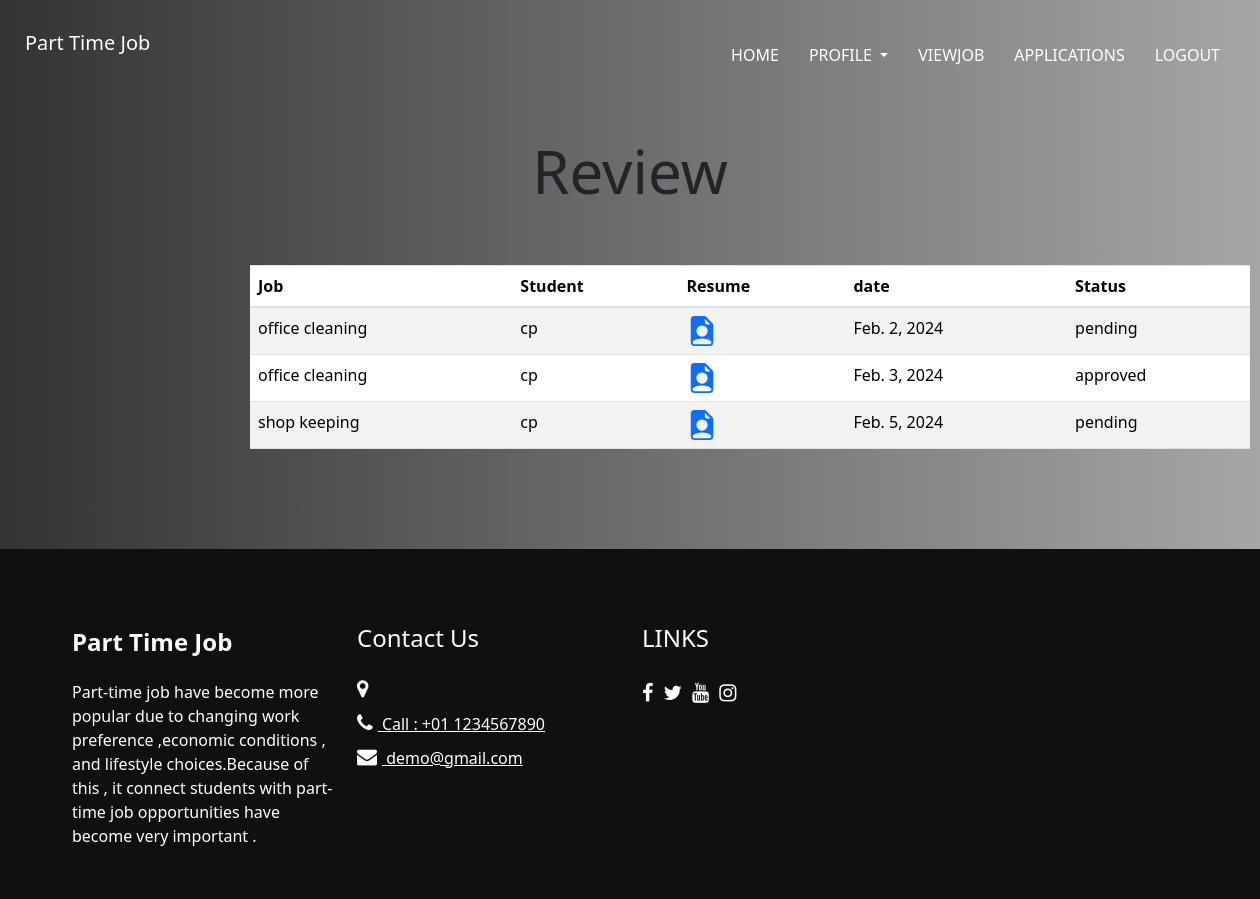
Before: /stdreview (signed in) with the older database file.
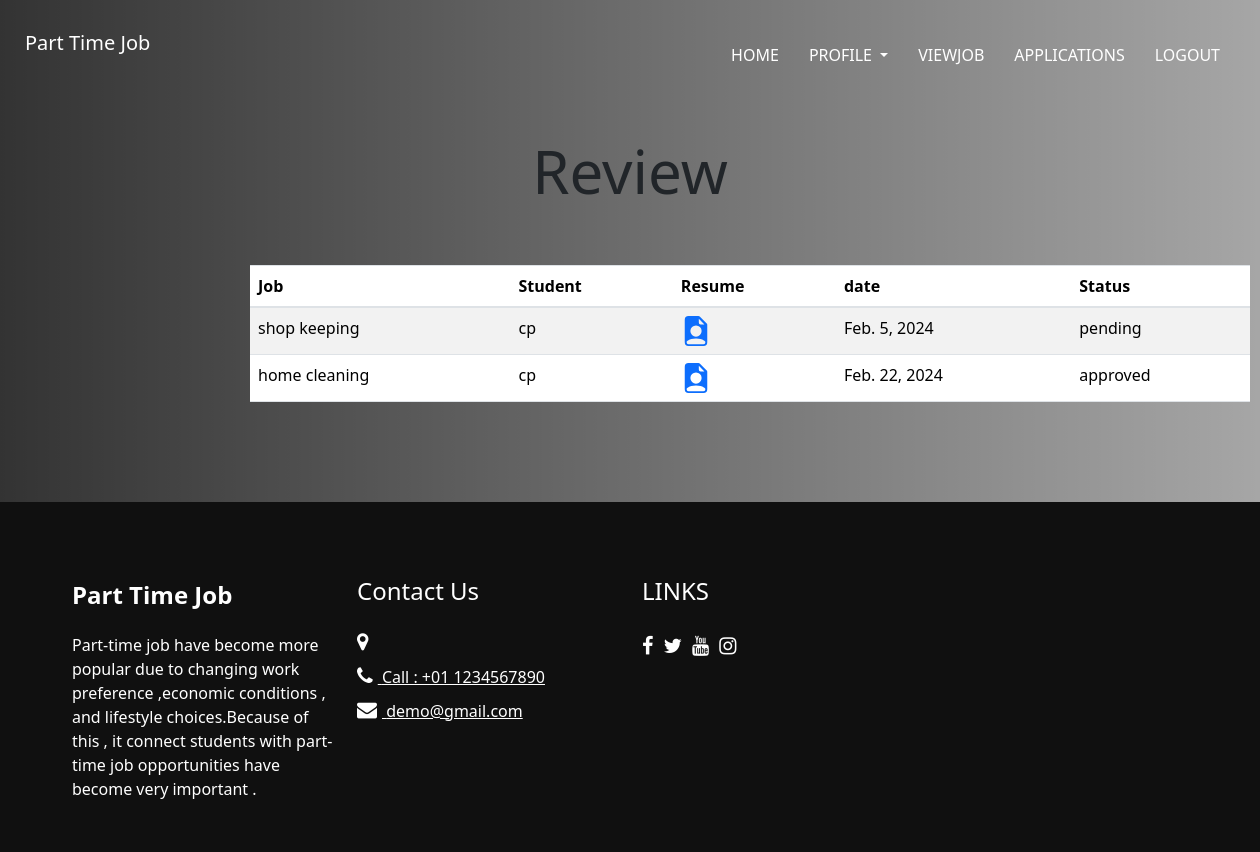
After: the same page with the newer database file.
### jobportal/models.py (models this page shows, shortened)
class Application(models.Model):
    application_choices = (
        ('pending','pending'),
        ('approved', 'approved'),
        ('rejected', 'rejected'),
    )
    job_id=models.ForeignKey(Job,on_delete=models.CASCADE,null=True)
    std_id=models.ForeignKey(Student,on_delete=models.CASCADE,null=True)
    date=models.DateField(default=timezone.now,null=True)
    status=models.CharField(max_length=50,choices=application_choices, default='pending')
    username=models.CharField(max_length=50,null=True)
    description=models.CharField(max_length=100,null=True)

class Job(models.Model):
    agency_id=models.ForeignKey(Agency,on_delete=models.CASCADE,null=True)
    jobname=models.CharField(max_length=30,null=True)
    location=models.CharField(max_length=40,null=True)
    salary=models.IntegerField(null=True)
    description=models.CharField(max_length=70,null=True)

class Student(models.Model):
    login_id = models.ForeignKey(Login1, on_delete=models.CASCADE, null=True)
    first_name = models.CharField(max_length=30,null=True)
    last_name = models.CharField(max_length=30,null=True)
    email = models.EmailField(max_length=30, null=True)
    address = models.CharField(max_length=100, null=True)
    gender = models.CharField(max_length=30, null=True)
    phone = models.IntegerField(null=True)
    qualification = models.CharField(max_length=30, null=True)
    resume = models.FileField(null=True)

class Login1(models.Model):
    username=models.CharField(max_length=30,null=True)
    password=models.IntegerField(null=True)
    usertype=models.IntegerField(null=True)

### jobportal/views.py (the view)
# urls.py: path('stdreview',views.stdreview,name="stdreview"),
def stdreview(request):
    id=request.session['id']
    reviewdata=Login1.objects.get(id=id)
    user=Student.objects.get(login_id=reviewdata)
    data=Application.objects.filter(std_id=user)
    return render(request,'student/stdreview.html',{'data':data})

### templates/student/stdreview.html (shortened to what this page needs)
<!DOCTYPE html>
<html>
<head>
  {% load static %}
  <link rel="stylesheet" type="text/css" href="{% static 'css/bootstrap.css' %}" />
   <link href="{% static 'style.css' %}" rel="stylesheet" />
  <link href="{% static 'css/style.scss' %}" rel="stylesheet" />
  <link href="{% static 'css/responsive.css' %}" rel="stylesheet" />
  <link href="https://cdn.jsdelivr.net/npm/bootstrap@5.3.2/dist/css/bootstrap.min.css" rel="stylesheet">
</head>
<body>
  <div class="hero_area">
    <div class="hero_bg_box">
      <div class="img-box">
      </div>
    </div>
    <header class="header_section">
      <nav class="navbar navbar-expand-lg custom_nav-container">
        <div class="container-fluid">
          <a class="navbar-brand" href="#" style="color: white">Part Time Job</a>
          <div class="collapse navbar-collapse ml-auto" id="navbarSupportedContent">
              <ul class="navbar-nav  ">
              <li class="nav-item">
                <a class="nav-link active" aria-current="page" href="{% url 'stdhome' %}">Home</a>
              </li>
              <li class="nav-item dropdown">
                <a class="nav-link dropdown-toggle" href="#" role="button" data-bs-toggle="dropdown" aria-expanded="false">
                  Profile
                </a>
              </li>
              <li class="nav-item">
                <a class="nav-link active" aria-current="page" href="{% url 'jobnotapplied' %}">ViewJob</a>
              </li>
              <li class="nav-item">
                <a class="nav-link active" aria-current="page" href="{% url 'stdreview' %}">Applications</a>
              </li>
              <li class="nav-item">
                <a class="nav-link active" aria-current="page" href="{% url 'aslogout' %}">Logout</a>
              </li>
            </ul>
          </div>
        </div>
      </nav>
    </header>
<h1 class="log">Review</h1>
<table  style=" width:1000px;margin-left: 250px;margin-bottom: 100px" class="table table-striped"  >
    <thead>
    <th>Job</th>
    <th>Student</th>
    <th>Resume</th>
    <th>date</th>
    <th>Status</th>
    </thead>
    <tbody>
    {% for i in data %}
    <tr>
        <td>{{i.job_id.jobname}}</td>
        <td>{{i.std_id.login_id.username}}</td>
      <td><a href="{{i.std_id.resume}}"></a></td>
        <td>{{i.date}}</td>
        <td class="status-{{i.status}}">{{i.status}}</td>
    </tr>
    {% endfor %}
    </tbody>
</table>
  <section class="info_section ">
    <div class="container">
      <div class="row">
        <div class="col-md-3">
          <div class="info_logo">
            <a class="navbar-brand" href="{% url 'index' %}">
              <span>
                Part Time Job
              </span>
            </a>
            <p>
              Part-time job have become more popular due to changing work preference
              ,economic conditions , and lifestyle choices.Because of this , it connect
              students with part-time job opportunities have become very important .
            </p>
          </div>
        </div>
        <div class="col-md-3">
          <div class="info_info">
            <h5>
              Contact Us
            </h5>
          </div>
          <div class="info_contact">
            <a href="" class="">
              <i class="fa fa-map-marker" aria-hidden="true"></i>
            </a>
            <a href="" class="">
              <i class="fa fa-phone" aria-hidden="true"></i>
              <span>
                Call : +01 1234567890
              </span>
            </a>
            <a href="" class="">
              <i class="fa fa-envelope" aria-hidden="true"></i>
              <span>
                demo@gmail.com
              </span>
            </a>
          </div>
        </div>
        <div class="col-md-3">
          <div class="info_form ">
            <h5>
              LINKS
            </h5>
            <div class="social_box">
              <a href="">
                <i class="fa fa-facebook" aria-hidden="true" title="facebook"></i>
              </a>
              <a href="">
                <i class="fa fa-twitter" aria-hidden="true" title="twitter"></i>
              </a>
              <a href="">
                <i class="fa fa-youtube" aria-hidden="true" title="youtube"></i>
              </a>
              <a href="">
                <i class="fa fa-instagram" aria-hidden="true" title="instagram"></i>
              </a>
            </div>
          </div>
        </div>
      </div>
    </div>
  </section>
      <link rel="stylesheet" href="{% static 'css/formstyle.css' %} ">
</body>
</html>

### static/style.css (style rules this page uses)
body { font-family: "Poppins", sans-serif; color: #0c0c0c; background-color: #ffffff; }
.hero_area { min-height: 100vh; display: -webkit-box; display: -ms-flexbox; display: flex; -webkit-box-orient: vertical; -webkit-box-direction: normal; -ms-flex-direction: column; flex-direction: column; position: relative; }
.hero_bg_box { position: absolute; top: 0; left: 0; width: 100%; height: 100%; overflow: hidden; z-index: -1; display: -webkit-box; display: -ms-flexbox; display: flex; -webkit-box-pack: center; -ms-flex-pack: center; justify-content: center; }
.hero_bg_box .img-box { width: 100%; }
.hero_bg_box::before { content: ""; position: absolute; top: 0; left: 0; width: 100%; height: 100%; background: -webkit-gradient(linear, left top, right top, from(rgba(0, 0, 0, 0.8)), to(rgba(0, 0, 0, 0.35))); background: linear-gradient(to right, rgba(0, 0, 0, 0.8), rgba(0, 0, 0, 0.35)); }
.header_section { padding: 0; }
.header_section .container-fluid { padding-right: 25px; padding-left: 25px; }
#navbarSupportedContent { -webkit-box-pack: justify; -ms-flex-pack: justify; justify-content: space-between; }
.custom_nav-container { z-index: 99999; padding: 0; }
.custom_nav-container .navbar-nav { margin-left: auto; }
.custom_nav-container .navbar-nav .nav-item .nav-link { padding: 0; padding: 35px 15px 10px 15px; color: #ffffff; text-align: center; text-transform: uppercase; -webkit-transition: all .2s; transition: all .2s; }
a, a:hover, a:focus { text-decoration: none; }
.navbar-brand { display: -webkit-box; display: -ms-flexbox; display: flex; -webkit-box-orient: vertical; -webkit-box-direction: normal; -ms-flex-direction: column; flex-direction: column; -webkit-box-align: center; -ms-flex-align: center; align-items: center; }
.navbar-brand span { font-weight: bold; color: #ffffff; font-size: 24px; }
.info_section { background-color: #101010; color: #ffffff; padding: 75px 0 10px 0; }
.info_section .row > div { margin-bottom: 25px; }
.info_section h5 { margin-bottom: 25px; font-size: 24px; }
.info_section .info_logo { display: -webkit-box; display: -ms-flexbox; display: flex; -webkit-box-orient: vertical; -webkit-box-direction: normal; -ms-flex-direction: column; flex-direction: column; -webkit-box-align: start; -ms-flex-align: start; align-items: flex-start; }
.info_section .info_logo .navbar-brand { padding: 0; margin-bottom: 20px; }
.info_section .info_logo .navbar-brand span { font-size: 24px; color: #ffffff; }
.info_section .info_contact { display: -webkit-box; display: -ms-flexbox; display: flex; -webkit-box-orient: vertical; -webkit-box-direction: normal; -ms-flex-direction: column; flex-direction: column; }
.info_section .info_contact a { color: #ffffff; margin-bottom: 10px; }
.info_section .info_contact a i { font-size: 20px; margin-right: 5px; }
.info_section .info_form .social_box { margin-top: 25px; width: 100%; display: -webkit-box; display: -ms-flexbox; display: flex; }
.info_section .info_form .social_box a { margin-right: 10px; color: #ffffff; font-size: 20px; }

### static/css/responsive.css (style rules this page uses)
@media (min-width: 1200px) { .container { max-width: 1170px; } }

### static/css/formstyle.css (style rules this page uses)
.log { font-size: 60px; padding-top: 50px; padding-bottom: 50px; text-align: center; }

Changed rows visible on the page:
removed Application: job_id.jobname "office cleaning", std_id.login_id.username "cp", date "Feb. 2, 2024", status "pending"
removed Application: job_id.jobname "office cleaning", std_id.login_id.username "cp", date "Feb. 3, 2024", status "approved"
added Application: job_id.jobname "home cleaning", std_id.login_id.username "cp", date "Feb. 22, 2024", status "approved"
